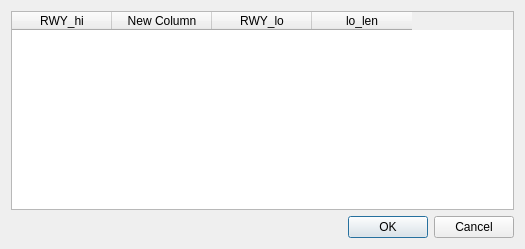
<?xml version="1.0" encoding="UTF-8"?>
<ui version="4.0">
 <class>TableDialog</class>
 <widget class="QDialog" name="TableDialog">
  <property name="geometry">
   <rect>
    <x>0</x>
    <y>0</y>
    <width>525</width>
    <height>249</height>
   </rect>
  </property>
  <layout class="QVBoxLayout" name="verticalLayout">
   <item>
    <widget class="QTableWidget" name="tableWidget">
     <column>
      <property name="text">
       <string>RWY_hi</string>
      </property>
     </column>
     <column>
      <property name="text">
       <string>New Column</string>
      </property>
     </column>
     <column>
      <property name="text">
       <string>RWY_lo</string>
      </property>
     </column>
     <column>
      <property name="text">
       <string>lo_len</string>
      </property>
     </column>
    </widget>
   </item>
   <item>
    <widget class="QDialogButtonBox" name="buttonBox">
     <property name="layoutDirection">
      <enum>Qt::LeftToRight</enum>
     </property>
     <property name="standardButtons">
      <set>QDialogButtonBox::Cancel|QDialogButtonBox::Ok</set>
     </property>
    </widget>
   </item>
  </layout>
 </widget>
 <resources/>
 <connections/>
</ui>
